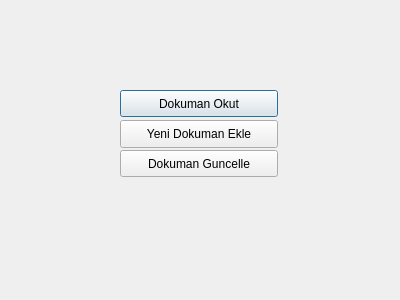
<?xml version="1.0" encoding="UTF-8"?>
<ui version="4.0">
 <class>Dialog</class>
 <widget class="QDialog" name="Dialog">
  <property name="geometry">
   <rect>
    <x>0</x>
    <y>0</y>
    <width>400</width>
    <height>300</height>
   </rect>
  </property>
  <property name="windowTitle">
   <string>Dialog</string>
  </property>
  <widget class="QPushButton" name="btnReadDoc">
   <property name="geometry">
    <rect>
     <x>120</x>
     <y>90</y>
     <width>158</width>
     <height>27</height>
    </rect>
   </property>
   <property name="text">
    <string>Dokuman Okut</string>
   </property>
  </widget>
  <widget class="QPushButton" name="btnNewDoc">
   <property name="geometry">
    <rect>
     <x>120</x>
     <y>120</y>
     <width>158</width>
     <height>28</height>
    </rect>
   </property>
   <property name="text">
    <string>Yeni Dokuman Ekle</string>
   </property>
  </widget>
  <widget class="QPushButton" name="btnUpdDoc">
   <property name="geometry">
    <rect>
     <x>120</x>
     <y>150</y>
     <width>158</width>
     <height>27</height>
    </rect>
   </property>
   <property name="text">
    <string>Dokuman Guncelle</string>
   </property>
  </widget>
 </widget>
 <resources/>
 <connections/>
</ui>
